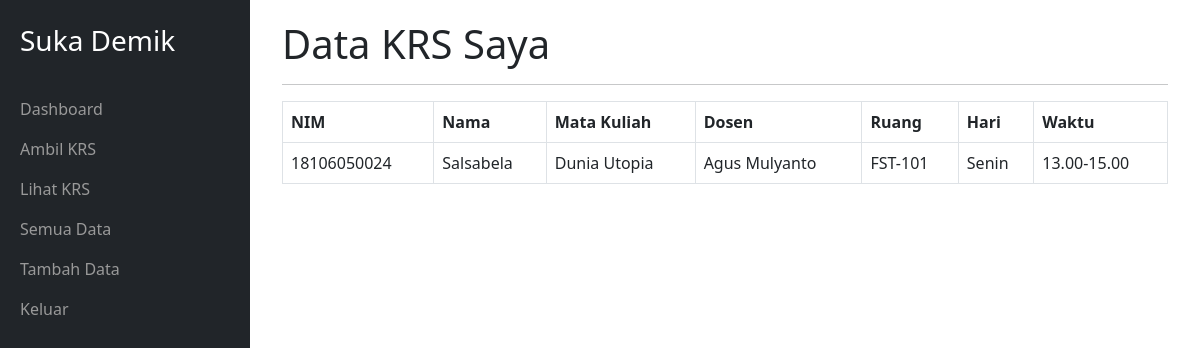
/krsku.php (signed in), run on the app's committed database.
### tables this page shows
CREATE TABLE `jadwal` (
  `id` bigint(20) NOT NULL,
  `nim` bigint(20) NOT NULL,
  `nid` bigint(20) NOT NULL,
  `idm` bigint(20) NOT NULL,
  `idw` bigint(20) NOT NULL
);

CREATE TABLE `mahasiswa` (
  `nim` bigint(20) NOT NULL,
  `nama_mhs` varchar(50) NOT NULL,
  `password` varchar(255) NOT NULL,
  `semester` int(11) NOT NULL,
  `jenkel` varchar(10) NOT NULL,
  `jurusan` varchar(50) NOT NULL
);

CREATE TABLE `matkul` (
  `idm` bigint(11) NOT NULL,
  `nid` bigint(20) NOT NULL,
  `idw` bigint(20) NOT NULL,
  `nama_mk` varchar(50) NOT NULL,
  `semester` int(11) NOT NULL,
  `sks` int(11) NOT NULL
);

CREATE TABLE `dosen` (
  `nid` bigint(20) NOT NULL,
  `nama_dsn` varchar(50) NOT NULL,
  `jenkel` varchar(10) NOT NULL
);

CREATE TABLE `waktu` (
  `idw` bigint(20) NOT NULL,
  `waktu` varchar(50) NOT NULL,
  `hari` varchar(50) NOT NULL,
  `ruangan` varchar(50) NOT NULL
);

### krsku.php (the view, shortened to what this page needs)
<?php
include 'include/header.php';
$nim = $_SESSION['nim'];
$result = mysqli_query($mysqli, "SELECT
*
FROM jadwal
LEFT JOIN mahasiswa
ON jadwal.nim = mahasiswa.nim
LEFT JOIN dosen
ON jadwal.nid = dosen.nid
LEFT JOIN matkul
ON jadwal.idm = matkul.idm
LEFT JOIN waktu
ON jadwal.idw = waktu.idw
WHERE jadwal.nim = '.$nim.';");
?>
<div id="page-content-wrapper">
    <div class="container-fluid">
        <div class="row">
            <div class="col-lg-12">
                <h1>Data KRS Saya</h1>
                <hr>
                <table class="table table-bordered" cellspacing="0" width="100%">
                    <thead>
                        <tr>
                            <th>NIM</th>
                            <th>Nama</th>
                            <th>Mata Kuliah</th>
                            <th>Dosen</th>
                            <th>Ruang</th>
                            <th>Hari</th>
                            <th>Waktu</th>
                        </tr>
                    </thead>
                    <tbody>
                        <?php
                        if ($result->num_rows > 0) {
                            while ($row = $result->fetch_assoc()) {
                                echo "
                                <tr>
                            <td>" . $row['nim'] . "</td>
                            <td>" . $row['nama_mhs'] . "</td>
                            <td>" . $row['nama_mk'] . "</td>
                            <td>" . $row['nama_dsn'] . "</td>
                            <td>" . $row['ruangan'] . "</td>
                            <td>" . $row['hari'] . "</td>
                            <td>" . $row['waktu'] . "</td>
                        </tr>";
                            }
                        } else {
                            echo "0 results";
                        }
                        ?>
                    </tbody>
                </table>
            </div>
        </div>
    </div>
</div>
<?php
include 'include/footer.php';
?>

### css/side.css (style rules this page uses)
body { overflow-x: hidden; }
#page-content-wrapper { width: 100%; position: absolute; padding: 15px; }
@media (min-width:768px) { #page-content-wrapper { padding: 20px; position: relative; } }

### data on the page
jadwal: nim.nim "18106050024", nim.nama_mhs "Salsabela", idm.nama_mk "Dunia Utopia", nid.nama_dsn "Agus Mulyanto", idw.ruangan "FST-101", idw.hari "Senin", idw.waktu "13.00-15.00"
